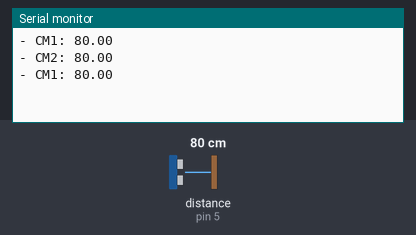
This sketch was run on a simulated Arduino Uno, built with avr-gcc and run on an emulated ATmega328P. Parts: the last lines printed to the serial monitor. The inputs (shaded band) are chosen by the test bench; at power-on: distance to the obstacle (sensor on pin 5) 80 cm. The echo pulse lasts 58.3 µs per cm.

Above: at 3.8 s.
3.9 s: distance to the obstacle (sensor on pin 5) set to 2 cm
At 6.7 s:
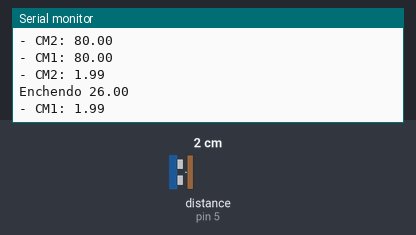
7.5 s: distance to the obstacle (sensor on pin 5) set to 4 cm
At 10.3 s:
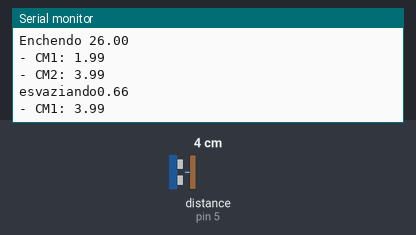
Timing chart, 0 to 11.8 s (numbered marks = the images above; inputs shaded):
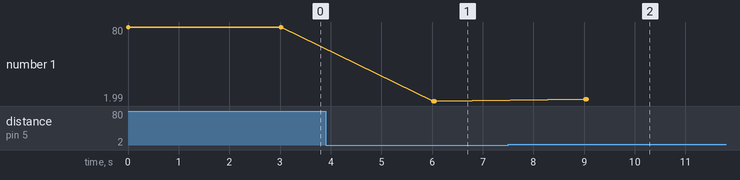

Measured:
- after the input at 3.9 s, the serial monitor: prints a new line after 2.1 s (image 1)
- after the input at 7.5 s, the serial monitor: prints a new line after 1.5 s (image 2)
- plotted number 1: 80 → 1.99 after the input at 3.9 s, 1.99 → 3.99 after the input at 7.5 s

The sketch:

medidor_de_velocidade.ino
```cpp
#include <Ultrasonic.h>

#define TRIGGER_PIN  4
#define ECHO_PIN     5
double velocidade = 0;
Ultrasonic ultrasonic(TRIGGER_PIN, ECHO_PIN);

void setup()
{
  Serial.begin(9600);
}

void loop()
{
  //inMsec = ultrasonic.convert(microsec, Ultrasonic::IN);
  //Serial.print("MS: ");
  //Serial.print(microsec);
  //Serial.print(", IN: ");
  //Serial.println(inMsec);

  float cmMsec1,cmMsec2, inMsec;
  long microsec = ultrasonic.timing();
  cmMsec1 = ultrasonic.convert(microsec, Ultrasonic::CM);
  Serial.print("- CM1: ");
  Serial.println(cmMsec1);
  delay(3000);
  microsec = ultrasonic.timing();
  cmMsec2 = ultrasonic.convert(microsec, Ultrasonic::CM);
  Serial.print("- CM2: ");
  Serial.println(cmMsec2);
  velocidade = ((cmMsec2-cmMsec1)/3);
  //Serial.println(velocidade);
  if (velocidade <0){
    Serial.print("Enchendo ");
    Serial.println((velocidade)*-1);
    }else if( velocidade > 0) {
    Serial.print("esvaziando");
    Serial.println(velocidade);
    }
}
```
